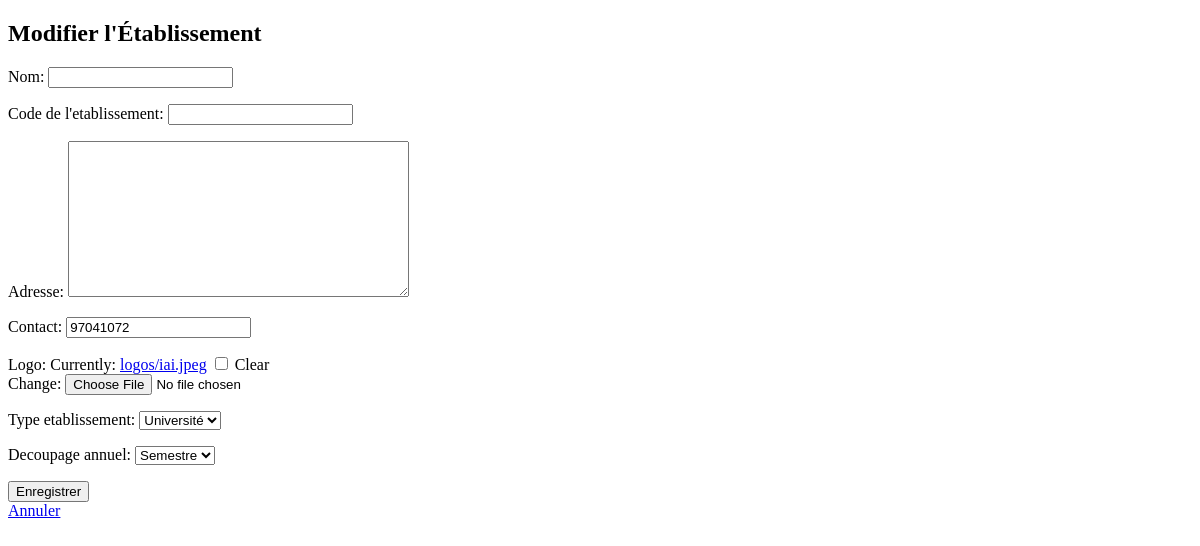
Page /etablissements/modifier/1/ on the earlier database version.
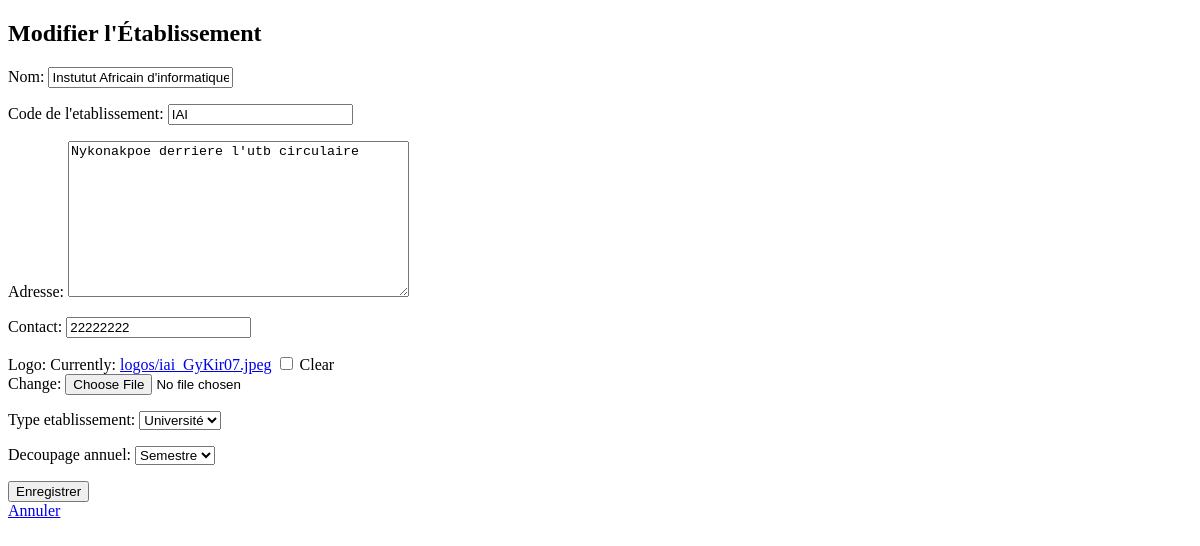
Same page on the later database version.
### etablissements/models.py (models this page shows, shortened)
class Etablissement(models.Model):
    TYPE_CHOICES = [
        ('ecole', 'École'),
        ('universite', 'Université'),
    ]
    DECOUPAGE_CHOICES = [
        ('trimestre', 'Trimestre'),
        ('semestre', 'Semestre'),
    ]
    id = models.AutoField(primary_key=True)
    name = models.CharField("Nom",max_length=255, default="")
    code = models.CharField("Code de l'etablissement",max_length=255, default="")
    address = models.TextField("Adresse",max_length=300, default="")
    contact = models.CharField(max_length=20,)
    logo = models.ImageField(upload_to='logos/', blank = True, null= True)
    type_etablissement = models.CharField(max_length=10, choices=TYPE_CHOICES, default='ecole')
    decoupage_annuel = models.CharField(max_length=10, choices=DECOUPAGE_CHOICES, default='trimestre')
    created_at = models.DateTimeField(auto_now_add=True)

### etablissements/views.py (the view)
# urls.py: path('modifier/<int:id>/', modifier_etablissement, name='modifier_etablissement'),
def modifier_etablissement(request, id):
    etablissement = get_object_or_404(Etablissement, id=id)
    if request.method == "POST":
        form = EtablissementForm(request.POST, request.FILES, instance=etablissement)
        if form.is_valid():
            form.save()
            return redirect("detail_etablissement", id=id)
    else:
        form = EtablissementForm(instance=etablissement)
    return render(request, "etablissements/modifier_etablissement.html", {"form": form, "etablissement": etablissement})

### etablissements/forms.py
class EtablissementForm(forms.ModelForm):
    class Meta:
        model = Etablissement
        fields = ['name', 'code', 'address', 'contact', 'logo', 'type_etablissement', 'decoupage_annuel']

### templates/etablissements/modifier_etablissement.html (shortened to what this page needs)
{% extends "base_generic.html" %}
{% block content %}
  <h2>Modifier l'Établissement</h2>
  <form method="post" enctype="multipart/form-data">
    {{ form.as_p }}
    <button type="submit">Enregistrer</button>
  </form>
  <a href="{% url 'detail_etablissement' etablissement.id %}">Annuler</a>
{% endblock %}

Differences in the rows shown:
changed Etablissement "Université": name (not shown) → "Instutut Africain d'informatique"; code (not shown) → "IAI"; address (not shown) → "Nykonakpoe derriere l'utb circulaire"; contact "97041072" → "22222222"
Other differences:
text no longer shown: "Nom: Code de l'etablissement: Adresse: Contact: Logo: Currently: logos/iai.jpeg Clear Change: Type etablissement: Decoupage annuel:"
text now shown: "Nom: Code de l'etablissement: Adresse: Contact: Logo: Currently: logos/iai_GyKir07.jpeg Clear Change: Type etablissement: Decoupage annuel:"
